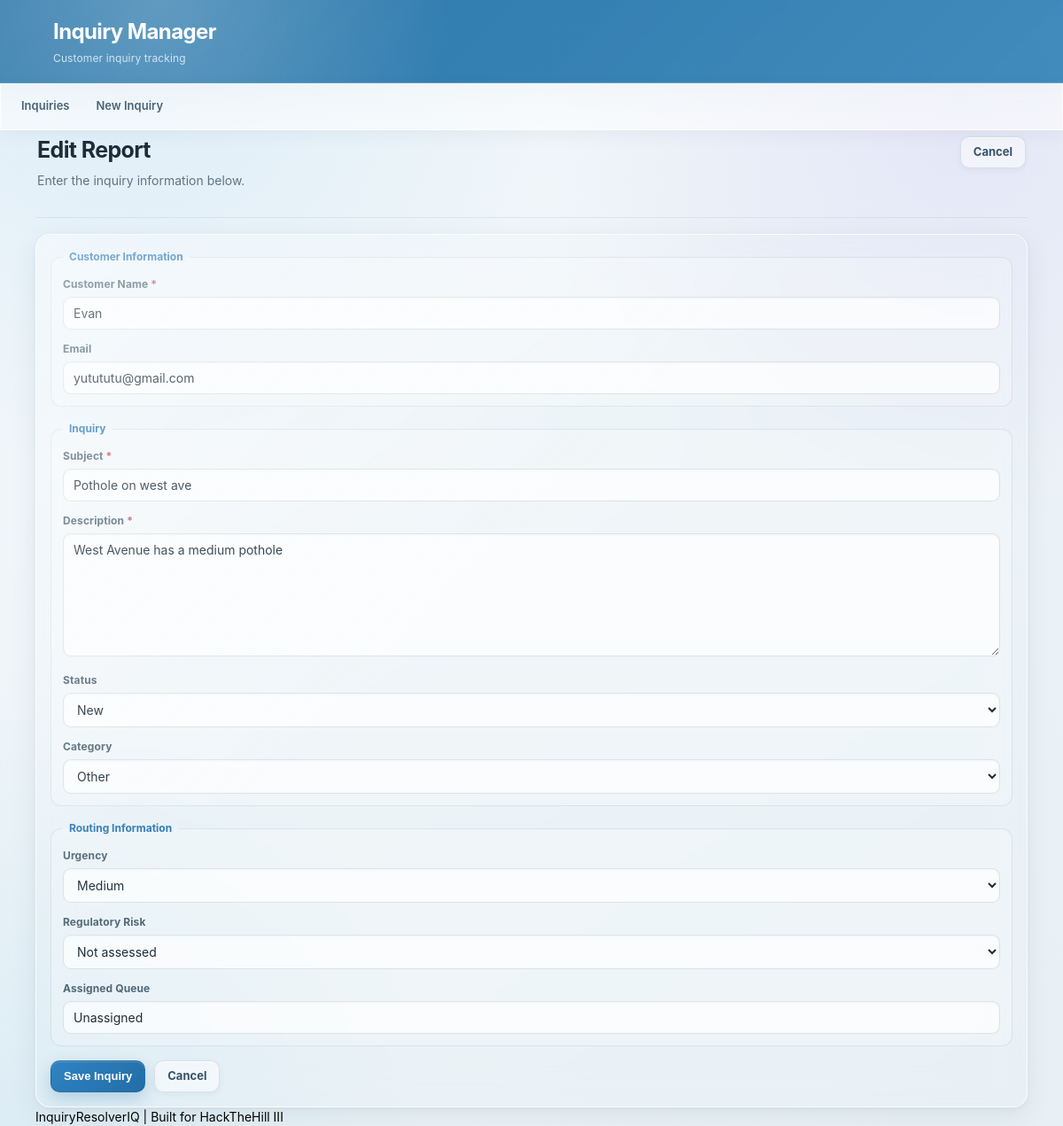
The page /complaints/46/edit (signed in) on the database its author committed.
### tables this page shows
CREATE TABLE complaints (
    id INTEGER PRIMARY KEY AUTOINCREMENT,
    customer_name TEXT NOT NULL,
    customer_email TEXT,
    subject TEXT NOT NULL,
    description TEXT NOT NULL,
    status TEXT NOT NULL DEFAULT 'New',
    category TEXT NOT NULL DEFAULT 'Other',
    urgency TEXT NOT NULL DEFAULT 'Not assessed',
    regulatory_risk TEXT NOT NULL DEFAULT 'Not assessed',
    assigned_queue TEXT NOT NULL DEFAULT 'Unassigned',
    created_at TEXT NOT NULL DEFAULT CURRENT_TIMESTAMP,
    updated_at TEXT NOT NULL DEFAULT CURRENT_TIMESTAMP
, severity INTEGER DEFAULT 0, ai_summary TEXT DEFAULT '');

### server.py (the view, shortened to what this page needs)
@app.route("/complaints/<int:complaint_id>/edit", methods=["GET", "POST"])
def edit_complaint(complaint_id):
    if not session.get("is_admin"):
        return redirect(url_for("login"))
    db = get_db()
    complaint = db.execute(
        "SELECT * FROM complaints WHERE id = ?",
        (complaint_id,)
    ).fetchone()
    if complaint is None:
        db.close()
        abort(404)
    db.close()
    return render_template(
        "complaint_form.html",
        complaint=complaint,
        form_title="Edit Report",
        error=None
    )

### server.py (called while the page is built)
def get_db():
    db = sqlite3.connect(DATABASE)
    db.row_factory = sqlite3.Row
    return db

### templates/complaint_form.html (shortened to what this page needs)
{% extends "base.html" %}
{% block content %}
<div class="page-heading">
    <div>
        <h2>{{ form_title }}</h2>
        <p class="muted">Enter the inquiry information below.</p>
    </div>
    <a class="button secondary" href="{{ url_for('index') }}">Cancel</a>
</div>
<form class="form-panel" method="post">
    <fieldset>
        <legend>Customer Information</legend>
        <div class="form-row">
            <label for="customer_name">Customer Name <span class="required">*</span></label>
            <input type="text" id="customer_name" name="customer_name"
                   value="{{ complaint['customer_name'] if complaint else '' }}" maxlength="120">
        </div>
        <div class="form-row">
            <label for="customer_email">Email</label>
            <input type="text" id="customer_email" name="customer_email"
                   value="{{ complaint['customer_email'] if complaint else '' }}" maxlength="200">
        </div>
    </fieldset>
    <fieldset>
        <legend>Inquiry</legend>
        <div class="form-row">
            <label for="subject">Subject <span class="required">*</span></label>
            <input type="text" id="subject" name="subject"
                   value="{{ complaint['subject'] if complaint else '' }}" maxlength="200">
        </div>
        <div class="form-row">
            <label for="description">Description <span class="required">*</span></label>
            <textarea id="description" name="description" rows="7">{{ complaint['description'] if complaint else '' }}</textarea>
        </div>
        <div class="form-row">
            <label for="status">Status</label>
            <select id="status" name="status">
                {% set current_status = complaint['status'] if complaint else 'New' %}
                <option value="New" {% if current_status == "New" %}selected="selected"{% endif %}>New</option>
            </select>
        </div>
        <div class="form-row">
            <label for="category">Category</label>
            {% set current_category = complaint['category'] if complaint else 'Other' %}
            <select id="category" name="category">
                <option value="Other" {% if current_category == "Other" %}selected="selected"{% endif %}>Other</option>
            </select>
        </div>
    </fieldset>
    <fieldset>
        <legend>Routing Information</legend>
        <div class="form-row">
            <label for="urgency">Urgency</label>
            {% set current_urgency = complaint['urgency'] if complaint else 'Not assessed' %}
            <select id="urgency" name="urgency">
                <option value="Medium" {% if current_urgency == "Medium" %}selected="selected"{% endif %}>Medium</option>
            </select>
        </div>
        <div class="form-row">
            <label for="regulatory_risk">Regulatory Risk</label>
            {% set current_risk = complaint['regulatory_risk'] if complaint else 'Not assessed' %}
            <select id="regulatory_risk" name="regulatory_risk">
                <option value="Not assessed" {% if current_risk == "Not assessed" %}selected="selected"{% endif %}>Not assessed</option>
            </select>
        </div>
        <div class="form-row">
            <label for="assigned_queue">Assigned Queue</label>
            <input type="text" id="assigned_queue" name="assigned_queue"
                   value="{{ complaint['assigned_queue'] if complaint else 'Unassigned' }}" maxlength="100">
        </div>
    </fieldset>
    <div class="form-actions">
        <input class="button primary" type="submit" value="Save Inquiry">
        <a class="button secondary" href="{{ url_for('index') }}">Cancel</a>
    </div>
</form>
{% endblock %}

### rows shown on the page
complaints: customer_name "Evan", customer_email "yutututu@gmail.com", subject "Pothole on west ave", description "West Avenue has a medium pothole", status "New", category "Other", urgency "Medium", regulatory_risk "Not assessed", assigned_queue "Unassigned"
